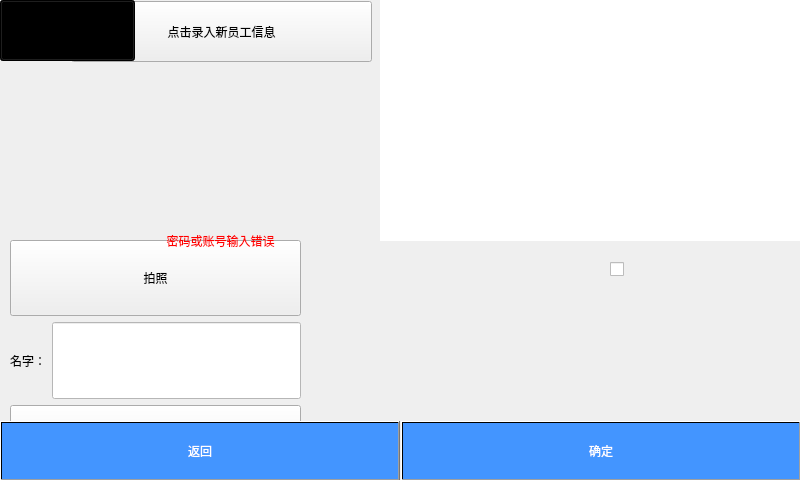
<?xml version="1.0" encoding="UTF-8"?>
<ui version="4.0">
 <class>AdministratorW</class>
 <widget class="QMainWindow" name="AdministratorW">
  <property name="geometry">
   <rect>
    <x>0</x>
    <y>0</y>
    <width>800</width>
    <height>480</height>
   </rect>
  </property>
  <property name="windowTitle">
   <string>MainWindow</string>
  </property>
  <widget class="QWidget" name="centralwidget">
   <widget class="QPushButton" name="retBt">
    <property name="geometry">
     <rect>
      <x>0</x>
      <y>0</y>
      <width>61</width>
      <height>61</height>
     </rect>
    </property>
    <property name="text">
     <string>返回</string>
    </property>
   </widget>
   <widget class="QLabel" name="CameraLB">
    <property name="geometry">
     <rect>
      <x>380</x>
      <y>0</y>
      <width>421</width>
      <height>241</height>
     </rect>
    </property>
    <property name="styleSheet">
     <string notr="true">background-color: rgb(255, 255, 255);</string>
    </property>
    <property name="text">
     <string/>
    </property>
   </widget>
   <widget class="QPushButton" name="InIofoBt">
    <property name="geometry">
     <rect>
      <x>71</x>
      <y>1</y>
      <width>301</width>
      <height>61</height>
     </rect>
    </property>
    <property name="sizePolicy">
     <sizepolicy hsizetype="Minimum" vsizetype="Expanding">
      <horstretch>0</horstretch>
      <verstretch>0</verstretch>
     </sizepolicy>
    </property>
    <property name="text">
     <string>点击录入新员工信息</string>
    </property>
   </widget>
   <widget class="QWidget" name="layoutWidget">
    <property name="geometry">
     <rect>
      <x>300</x>
      <y>240</y>
      <width>499</width>
      <height>237</height>
     </rect>
    </property>
    <layout class="QVBoxLayout" name="verticalLayout">
     <property name="spacing">
      <number>0</number>
     </property>
     <item>
      <layout class="QHBoxLayout" name="horizontalLayout">
       <item>
        <widget class="QLabel" name="ImageLb1">
         <property name="minimumSize">
          <size>
           <width>92</width>
           <height>112</height>
          </size>
         </property>
         <property name="maximumSize">
          <size>
           <width>92</width>
           <height>112</height>
          </size>
         </property>
         <property name="text">
          <string/>
         </property>
        </widget>
       </item>
       <item>
        <widget class="QLabel" name="ImageLb2">
         <property name="minimumSize">
          <size>
           <width>92</width>
           <height>112</height>
          </size>
         </property>
         <property name="maximumSize">
          <size>
           <width>92</width>
           <height>112</height>
          </size>
         </property>
         <property name="text">
          <string/>
         </property>
        </widget>
       </item>
       <item>
        <widget class="QLabel" name="ImageLb3">
         <property name="minimumSize">
          <size>
           <width>92</width>
           <height>112</height>
          </size>
         </property>
         <property name="maximumSize">
          <size>
           <width>92</width>
           <height>112</height>
          </size>
         </property>
         <property name="text">
          <string/>
         </property>
        </widget>
       </item>
       <item>
        <widget class="QLabel" name="ImageLb4">
         <property name="minimumSize">
          <size>
           <width>92</width>
           <height>112</height>
          </size>
         </property>
         <property name="maximumSize">
          <size>
           <width>92</width>
           <height>112</height>
          </size>
         </property>
         <property name="text">
          <string/>
         </property>
        </widget>
       </item>
       <item>
        <widget class="QLabel" name="ImageLb5">
         <property name="minimumSize">
          <size>
           <width>92</width>
           <height>112</height>
          </size>
         </property>
         <property name="maximumSize">
          <size>
           <width>92</width>
           <height>112</height>
          </size>
         </property>
         <property name="text">
          <string/>
         </property>
        </widget>
       </item>
      </layout>
     </item>
     <item>
      <layout class="QHBoxLayout" name="horizontalLayout_2">
       <item>
        <widget class="QLabel" name="ImageLb6">
         <property name="minimumSize">
          <size>
           <width>92</width>
           <height>112</height>
          </size>
         </property>
         <property name="maximumSize">
          <size>
           <width>92</width>
           <height>112</height>
          </size>
         </property>
         <property name="text">
          <string/>
         </property>
        </widget>
       </item>
       <item>
        <widget class="QLabel" name="ImageLb7">
         <property name="minimumSize">
          <size>
           <width>92</width>
           <height>112</height>
          </size>
         </property>
         <property name="maximumSize">
          <size>
           <width>92</width>
           <height>112</height>
          </size>
         </property>
         <property name="text">
          <string/>
         </property>
        </widget>
       </item>
       <item>
        <widget class="QLabel" name="ImageLb8">
         <property name="minimumSize">
          <size>
           <width>92</width>
           <height>112</height>
          </size>
         </property>
         <property name="maximumSize">
          <size>
           <width>92</width>
           <height>112</height>
          </size>
         </property>
         <property name="text">
          <string/>
         </property>
        </widget>
       </item>
       <item>
        <widget class="QLabel" name="ImageLb9">
         <property name="minimumSize">
          <size>
           <width>92</width>
           <height>112</height>
          </size>
         </property>
         <property name="maximumSize">
          <size>
           <width>92</width>
           <height>112</height>
          </size>
         </property>
         <property name="text">
          <string/>
         </property>
        </widget>
       </item>
       <item>
        <widget class="QLabel" name="ImageLb10">
         <property name="minimumSize">
          <size>
           <width>92</width>
           <height>112</height>
          </size>
         </property>
         <property name="maximumSize">
          <size>
           <width>92</width>
           <height>112</height>
          </size>
         </property>
         <property name="text">
          <string/>
         </property>
        </widget>
       </item>
      </layout>
     </item>
    </layout>
   </widget>
   <widget class="QWidget" name="layoutWidget">
    <property name="geometry">
     <rect>
      <x>10</x>
      <y>240</y>
      <width>291</width>
      <height>241</height>
     </rect>
    </property>
    <layout class="QVBoxLayout" name="verticalLayout_2">
     <item>
      <widget class="QPushButton" name="TakePhotoBt">
       <property name="sizePolicy">
        <sizepolicy hsizetype="Minimum" vsizetype="Expanding">
         <horstretch>0</horstretch>
         <verstretch>0</verstretch>
        </sizepolicy>
       </property>
       <property name="text">
        <string>拍照</string>
       </property>
      </widget>
     </item>
     <item>
      <layout class="QHBoxLayout" name="horizontalLayout_3">
       <item>
        <widget class="QLabel" name="label">
         <property name="sizePolicy">
          <sizepolicy hsizetype="Preferred" vsizetype="Expanding">
           <horstretch>0</horstretch>
           <verstretch>0</verstretch>
          </sizepolicy>
         </property>
         <property name="text">
          <string>名字：</string>
         </property>
         <property name="alignment">
          <set>Qt::AlignRight|Qt::AlignTrailing|Qt::AlignVCenter</set>
         </property>
        </widget>
       </item>
       <item>
        <widget class="QLineEdit" name="nameLE">
         <property name="sizePolicy">
          <sizepolicy hsizetype="Expanding" vsizetype="Expanding">
           <horstretch>0</horstretch>
           <verstretch>0</verstretch>
          </sizepolicy>
         </property>
         <property name="styleSheet">
          <string notr="true">background-color: rgb(255, 255, 255);</string>
         </property>
         <property name="text">
          <string/>
         </property>
        </widget>
       </item>
      </layout>
     </item>
     <item>
      <widget class="QPushButton" name="SureBt">
       <property name="sizePolicy">
        <sizepolicy hsizetype="Minimum" vsizetype="Expanding">
         <horstretch>0</horstretch>
         <verstretch>0</verstretch>
        </sizepolicy>
       </property>
       <property name="text">
        <string>确认</string>
       </property>
      </widget>
     </item>
    </layout>
   </widget>
   <widget class="QWidget" name="layoutWidget">
    <property name="geometry">
     <rect>
      <x>10</x>
      <y>70</y>
      <width>361</width>
      <height>171</height>
     </rect>
    </property>
    <layout class="QVBoxLayout" name="verticalLayout_3">
     <property name="spacing">
      <number>0</number>
     </property>
     <item>
      <widget class="QLabel" name="messageLable">
       <property name="font">
        <font>
         <family>Arial</family>
         <pointsize>11</pointsize>
        </font>
       </property>
       <property name="styleSheet">
        <string notr="true">color: rgb(82, 30, 255);</string>
       </property>
       <property name="text">
        <string/>
       </property>
      </widget>
     </item>
     <item>
      <widget class="QLabel" name="messageLable_2">
       <property name="font">
        <font>
         <family>Arial</family>
         <pointsize>11</pointsize>
        </font>
       </property>
       <property name="styleSheet">
        <string notr="true">color: rgb(82, 30, 255);</string>
       </property>
       <property name="text">
        <string/>
       </property>
      </widget>
     </item>
     <item>
      <widget class="QLabel" name="messageLable_3">
       <property name="font">
        <font>
         <family>Arial</family>
         <pointsize>11</pointsize>
        </font>
       </property>
       <property name="styleSheet">
        <string notr="true">color: rgb(82, 30, 255);</string>
       </property>
       <property name="text">
        <string/>
       </property>
      </widget>
     </item>
     <item>
      <widget class="QLabel" name="messageLable_4">
       <property name="font">
        <font>
         <family>Arial</family>
         <pointsize>11</pointsize>
        </font>
       </property>
       <property name="styleSheet">
        <string notr="true">color: rgb(82, 30, 255);</string>
       </property>
       <property name="text">
        <string/>
       </property>
       <property name="alignment">
        <set>Qt::AlignCenter</set>
       </property>
      </widget>
     </item>
    </layout>
   </widget>
   <widget class="QLabel" name="LoginLabel">
    <property name="geometry">
     <rect>
      <x>0</x>
      <y>0</y>
      <width>800</width>
      <height>480</height>
     </rect>
    </property>
    <property name="styleSheet">
     <string notr="true">background-image: url(:/resource/images/login1.jpg);</string>
    </property>
    <property name="text">
     <string/>
    </property>
   </widget>
   <widget class="QCheckBox" name="checkBox">
    <property name="geometry">
     <rect>
      <x>610</x>
      <y>260</y>
      <width>16</width>
      <height>19</height>
     </rect>
    </property>
    <property name="text">
     <string/>
    </property>
   </widget>
   <widget class="MyLineEdit" name="UserLineEdit">
    <property name="geometry">
     <rect>
      <x>510</x>
      <y>180</y>
      <width>161</width>
      <height>31</height>
     </rect>
    </property>
    <property name="styleSheet">
     <string notr="true">background-color: rgba(0,0,0,0);border-width:0;border-style:outset;color: rgb(255, 255, 255);</string>
    </property>
    <property name="text">
     <string/>
    </property>
    <property name="alignment">
     <set>Qt::AlignCenter</set>
    </property>
   </widget>
   <widget class="MyLineEdit" name="PassLineEdit">
    <property name="geometry">
     <rect>
      <x>510</x>
      <y>230</y>
      <width>161</width>
      <height>31</height>
     </rect>
    </property>
    <property name="styleSheet">
     <string notr="true">background-color: rgba(0,0,0,0);border-width:0;border-style:outset;color: rgb(255, 255, 255);</string>
    </property>
    <property name="text">
     <string/>
    </property>
    <property name="echoMode">
     <enum>QLineEdit::Password</enum>
    </property>
    <property name="alignment">
     <set>Qt::AlignCenter</set>
    </property>
   </widget>
   <widget class="QPushButton" name="pushButton">
    <property name="geometry">
     <rect>
      <x>0</x>
      <y>0</y>
      <width>135</width>
      <height>61</height>
     </rect>
    </property>
    <property name="styleSheet">
     <string notr="true">border-image: url(:/resource/images/return.png);background-color:rgba(0,0,0);</string>
    </property>
    <property name="text">
     <string/>
    </property>
   </widget>
   <widget class="QPushButton" name="loginPushButton">
    <property name="geometry">
     <rect>
      <x>490</x>
      <y>295</y>
      <width>176</width>
      <height>28</height>
     </rect>
    </property>
    <property name="styleSheet">
     <string notr="true"/>
    </property>
    <property name="text">
     <string/>
    </property>
    <property name="flat">
     <bool>true</bool>
    </property>
   </widget>
   <widget class="QPushButton" name="KeyboardReturnPushButton">
    <property name="geometry">
     <rect>
      <x>0</x>
      <y>421</y>
      <width>400</width>
      <height>60</height>
     </rect>
    </property>
    <property name="styleSheet">
     <string notr="true">color: rgb(255, 255, 255);
background-color: qlineargradient(spread:pad, x1:0, y1:0, x2:1, y2:0, stop:0 rgba(67, 149, 255, 255), stop:1 rgba(67, 149, 255, 255));
font: 87 26pt &quot;Arial Black&quot;;</string>
    </property>
    <property name="text">
     <string>返回</string>
    </property>
   </widget>
   <widget class="QPushButton" name="KeyboardSurePushButton">
    <property name="geometry">
     <rect>
      <x>401</x>
      <y>421</y>
      <width>400</width>
      <height>60</height>
     </rect>
    </property>
    <property name="styleSheet">
     <string notr="true">color: rgb(255, 255, 255);
background-color: qlineargradient(spread:pad, x1:0, y1:0, x2:1, y2:0, stop:0 rgba(67, 149, 255, 255), stop:1 rgba(67, 149, 255, 255));
font: 87 26pt &quot;Arial Black&quot;;</string>
    </property>
    <property name="text">
     <string>确定</string>
    </property>
   </widget>
   <widget class="QLabel" name="HintLabel">
    <property name="geometry">
     <rect>
      <x>60</x>
      <y>210</y>
      <width>321</width>
      <height>61</height>
     </rect>
    </property>
    <property name="styleSheet">
     <string notr="true">color: rgb(255, 0, 0);
font: 20pt &quot;方正粗黑宋简体&quot;;</string>
    </property>
    <property name="text">
     <string>密码或账号输入错误</string>
    </property>
    <property name="alignment">
     <set>Qt::AlignCenter</set>
    </property>
   </widget>
  </widget>
 </widget>
 <customwidgets>
  <customwidget>
   <class>MyLineEdit</class>
   <extends>QLineEdit</extends>
   <header>MyLineEdit/mylineedit.h</header>
  </customwidget>
 </customwidgets>
 <resources/>
 <connections/>
</ui>
